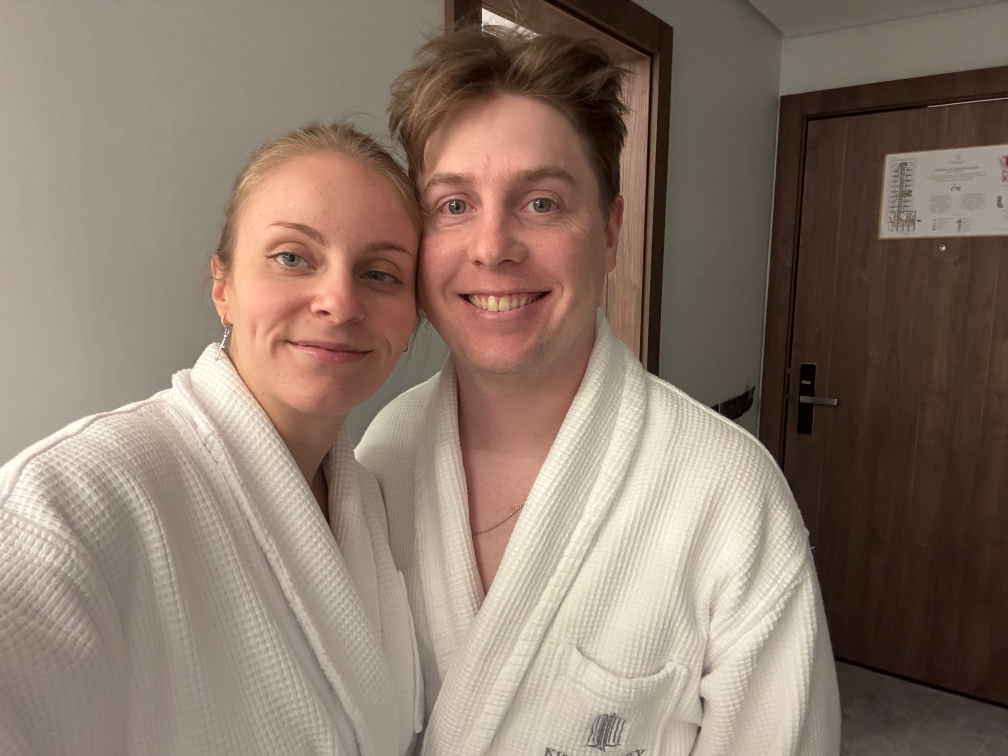
#> input picture Visa/801 - Permanent Residency/tmp/photo-album-export-2026-10-18/Relationship Photo Timeline - 14.jpeg, 4032 x 3024 px (shown at 1/4 size); its folder holds only this picture in this run
$ python make_updated_photo_contact_sheet.py
#> lines starting #> are read from the running program, lines starting #| are printed output that depends on the picture
from pathlib import Path
from PIL import Image, ImageDraw, ImageFont, ImageOps

SOURCE = Path('/Users/scottwarren/projects/notes/Personal/Visa/801 - Permanent Residency/tmp/photo-album-export-2026-10-18')
OUTPUT = Path('/Users/scottwarren/projects/notes/Personal/Visa/801 - Permanent Residency/tmp/photo-album-contact-sheet-2026-10-18.jpg')

dates = [
    '15 Aug 2025 2:08', '15 Aug 2025 2:54', '29 Aug 2025 5:14',
    '8 Nov 2025 6:11', '8 Nov 2025 6:11', '8 Nov 2025 7:13',
    '23 Dec 2025 6:18', '23 Dec 2025 8:58', '23 Dec 2025 11:00',
    '23 Dec 2025 11:00', '23 Dec 2025 11:28', '25 Dec 2025 7:49',
    '28 Dec 2025 4:32', '4 Jan 2026 2:24', '7 Jan 2026 10:01',
    '10 Jan 2026 3:38', '10 Jan 2026 3:38', '28 Feb 2026 9:46',
    '4 Jun 2026 1:01', '11 Jun 2026 3:11', '14 Jun 2026 2:35',
    '16 Jun 2026 1:48', '16 Jun 2026 2:27', '19 Jun 2026 7:58',
    '19 Jun 2026 7:58', '11 Jul 2026 2:40', '11 Jul 2026 2:40',
    '19 Jul 2026 3:45', '19 Jul 2026 3:45', '2 Aug 2026 10:59',
    '2 Aug 2026 10:59', '11 Aug 2026 8:02', '29 Aug 2026 3:59',
    '29 Aug 2026 4:14',
]

def key(p):
    return int(p.stem.rsplit('-', 1)[-1].strip())

paths = sorted(SOURCE.glob('*.jpeg'), key=key)
tw, th, ch, cols = 320, 240, 48, 4
rows = (len(paths) + cols - 1) // cols
sheet = Image.new('RGB', (cols * tw, rows * (th + ch)), 'white')
#> sheet: PIL image 1280x288 RGB; every value is 255
draw = ImageDraw.Draw(sheet)
font = ImageFont.load_default(size=15)
for i, p in enumerate(paths):
    img = Image.open(p).convert('RGB')
#> img is the input picture: PIL image 4032x3024 RGB; mean R, G, B 139.6, 121.1, 108.8
    img = ImageOps.exif_transpose(img)
    fit = ImageOps.contain(img, (tw - 10, th - 10))
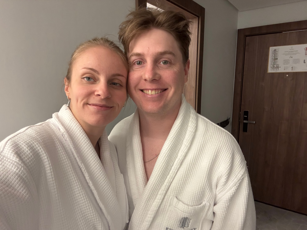
#> fit: PIL image 307x230 RGB; mean R, G, B 139.6, 121.1, 108.8
    x0, y0 = (i % cols) * tw, (i // cols) * (th + ch)
    x, y = x0 + (tw-fit.width)//2, y0 + (th-fit.height)//2
#> x = 6; y = 5
    sheet.paste(fit, (x, y))
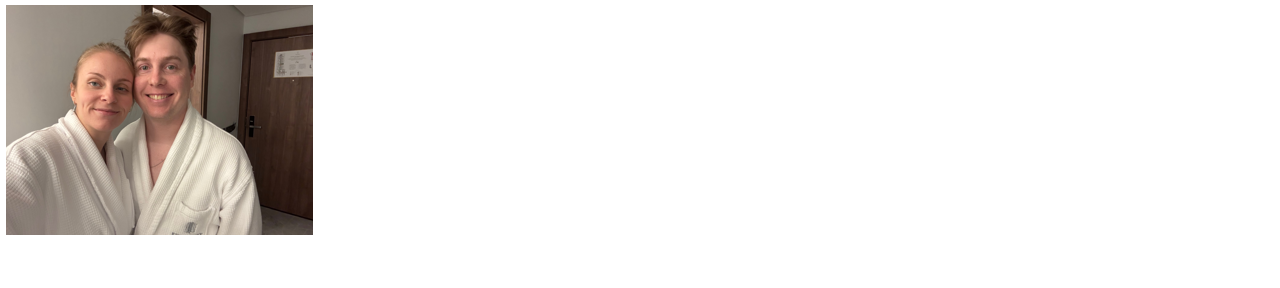
#> sheet: PIL image 1280x288 RGB; mean R, G, B 232.9, 229.4, 227
    draw.rectangle((x0, y0, x0+tw-1, y0+th+ch-1), outline='#bbbbbb')
    draw.text((x0+8, y0+th+5), f'{i+1}. {dates[i]}', fill='black', font=font)
sheet.save(OUTPUT, quality=92)
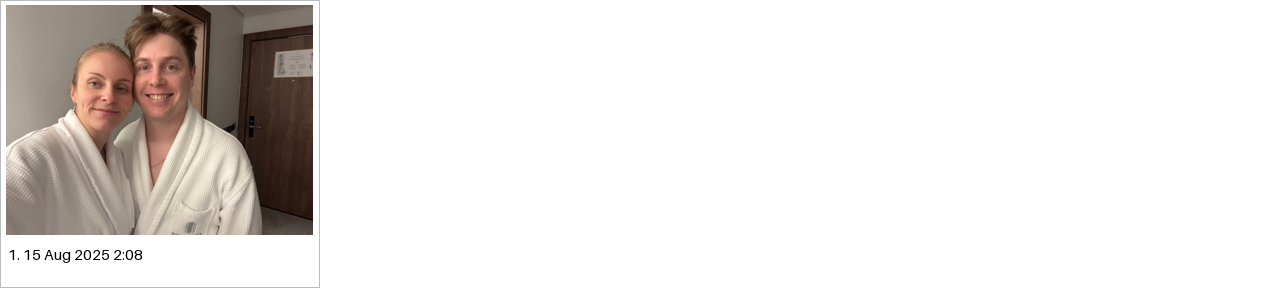
#> saved as photo-album-contact-sheet-2026-10-18.jpg: PIL image 1280x288 RGB; mean R, G, B 232.4, 228.9, 226.5
print(OUTPUT)

$ run again, on Visa/801 - Permanent Residency/tmp/photo-album-export-2026-10-18/Relationship Photo Timeline - 18.jpeg
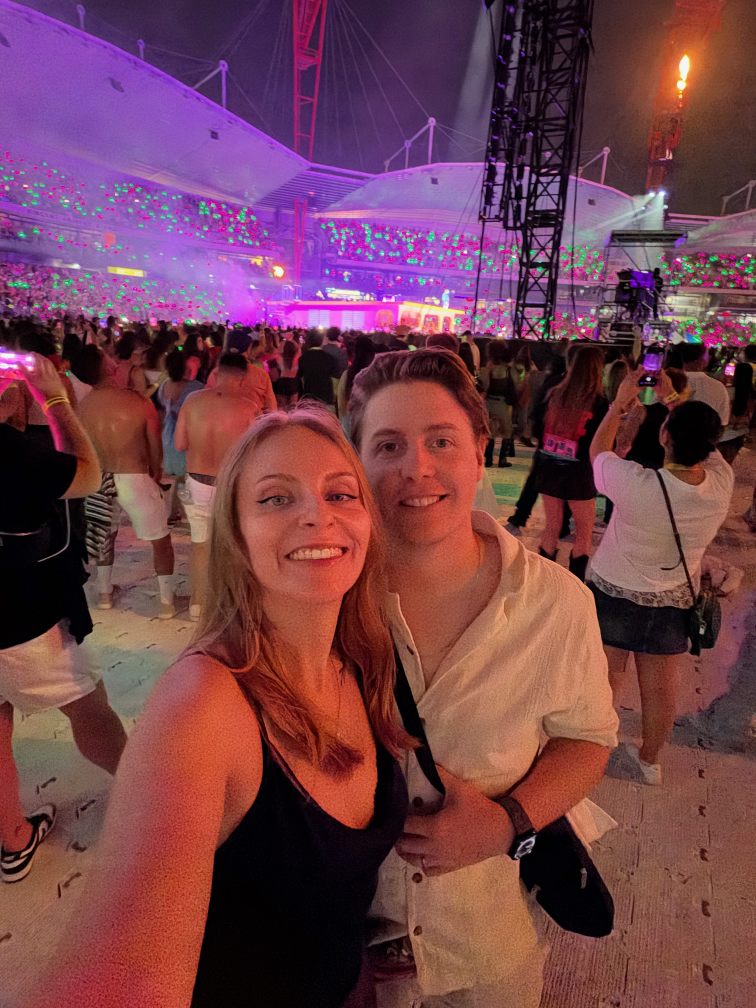
#> input picture Visa/801 - Permanent Residency/tmp/photo-album-export-2026-10-18/Relationship Photo Timeline - 18.jpeg, 3024 x 4032 px (shown at 1/4 size)
#> img is the input picture: PIL image 3024x4032 RGB; mean R, G, B 114.9, 64.3, 76.2
#> `fit = ImageOps.contain(img, (tw - 10, th - 10))`:
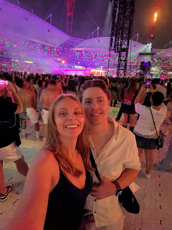
#> fit: PIL image 172x230 RGB; mean R, G, B 114.9, 64.3, 76.2
#> `sheet.save(OUTPUT, quality=92)`:
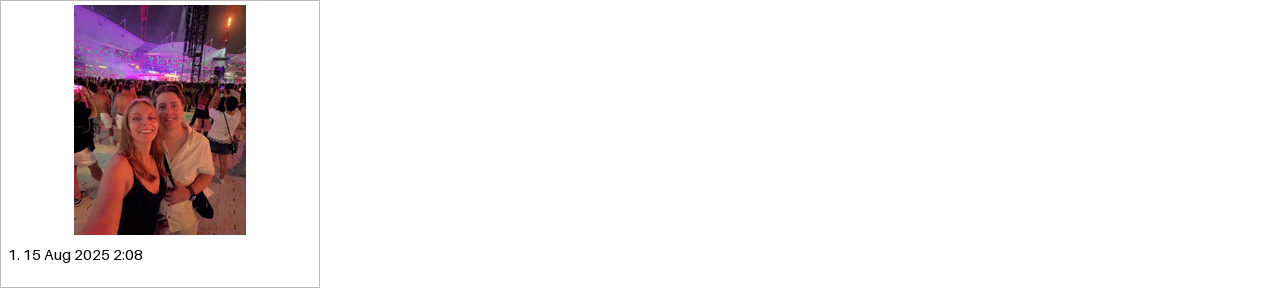
#> saved as photo-album-contact-sheet-2026-10-18.jpg: PIL image 1280x288 RGB; mean R, G, B 239.5, 234.1, 235.3

$ run again, on Visa/801 - Permanent Residency/tmp/photo-album-export-2026-10-18/Relationship Photo Timeline - 19.jpeg
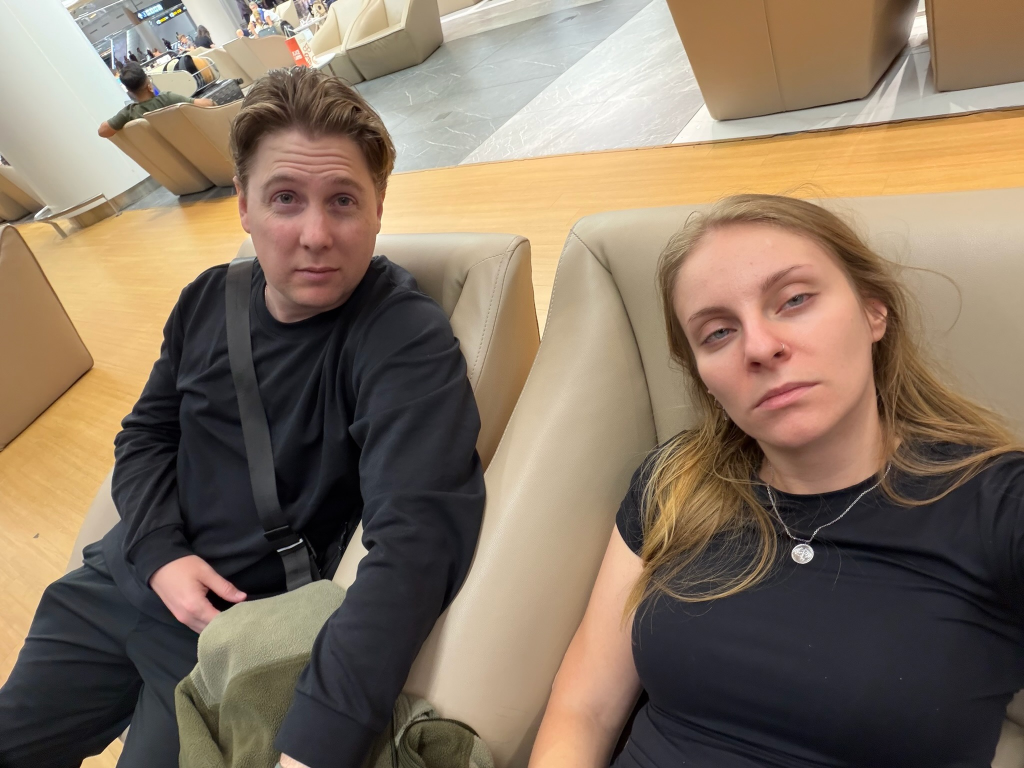
#> input picture Visa/801 - Permanent Residency/tmp/photo-album-export-2026-10-18/Relationship Photo Timeline - 19.jpeg, 2048 x 1536 px (shown at 1/2 size)
#> img is the input picture: PIL image 2048x1536 RGB; mean R, G, B 134.5, 116.8, 98.4
#> `fit = ImageOps.contain(img, (tw - 10, th - 10))`:
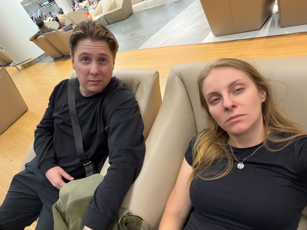
#> fit: PIL image 307x230 RGB; mean R, G, B 134.5, 116.8, 98.4
#> `sheet.save(OUTPUT, quality=92)`:
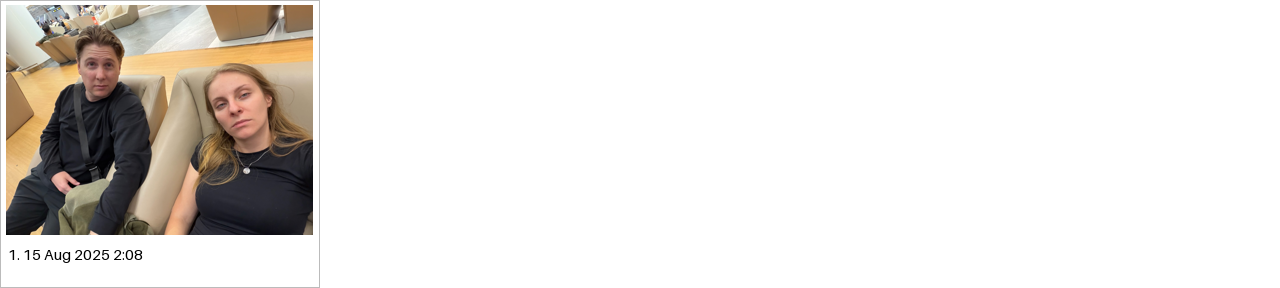
#> saved as photo-album-contact-sheet-2026-10-18.jpg: PIL image 1280x288 RGB; mean R, G, B 231.4, 228, 224.5

$ run again, on Visa/801 - Permanent Residency/tmp/photo-album-export-2026-10-18/Relationship Photo Timeline - 15.jpeg
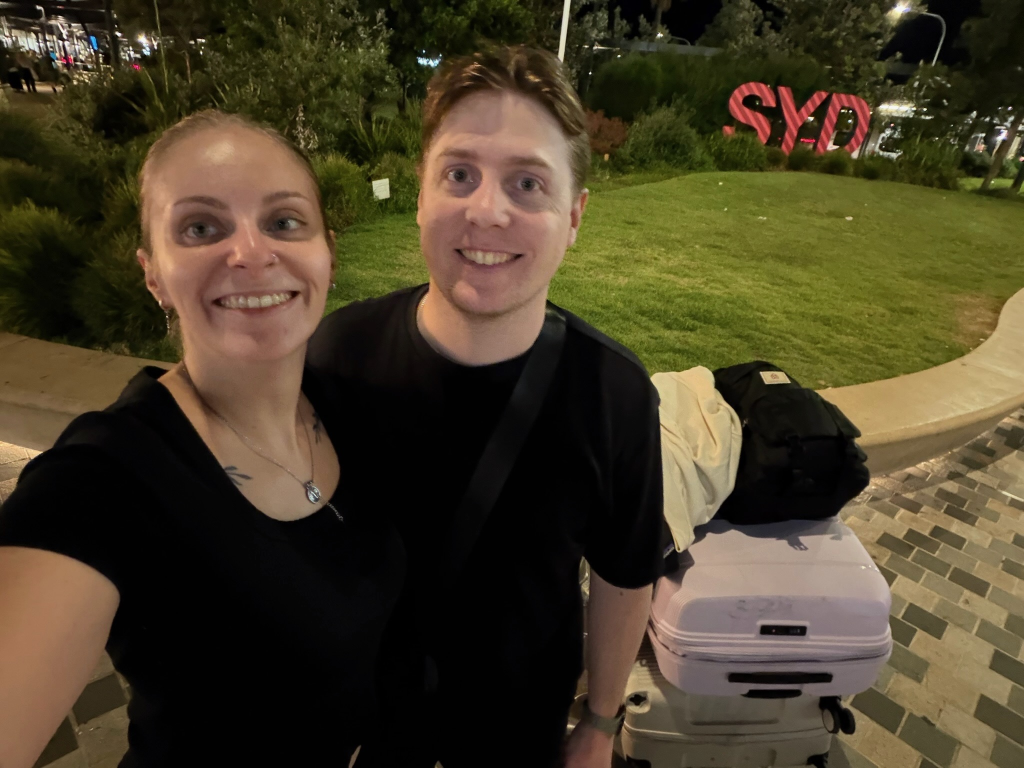
#> input picture Visa/801 - Permanent Residency/tmp/photo-album-export-2026-10-18/Relationship Photo Timeline - 15.jpeg, 2048 x 1536 px (shown at 1/2 size)
#> img is the input picture: PIL image 2048x1536 RGB; mean R, G, B 73, 63, 40.4
#> `fit = ImageOps.contain(img, (tw - 10, th - 10))`:
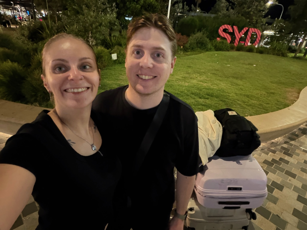
#> fit: PIL image 307x230 RGB; mean R, G, B 73, 63, 40.4
#> `sheet.save(OUTPUT, quality=92)`:
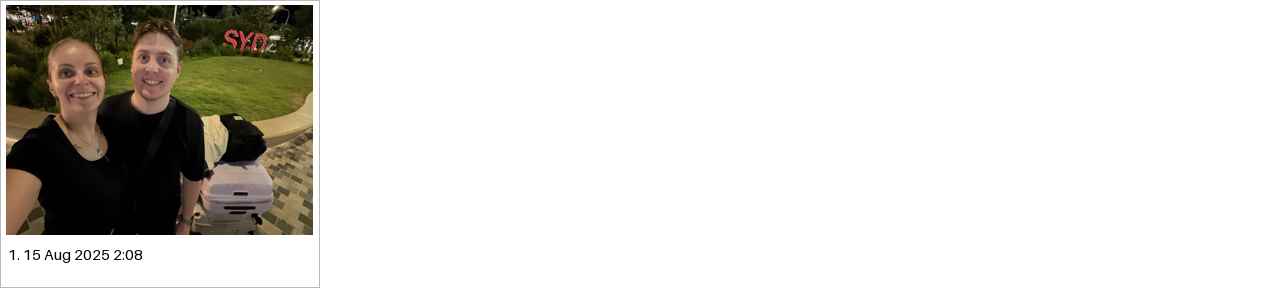
#> saved as photo-album-contact-sheet-2026-10-18.jpg: PIL image 1280x288 RGB; mean R, G, B 219.7, 217.7, 213.4
